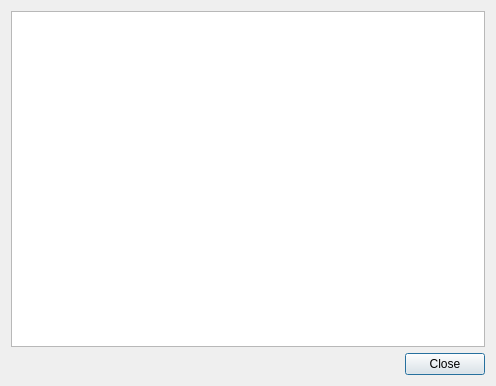
<?xml version="1.0" encoding="UTF-8"?>
<ui version="4.0">
 <class>UserManualDialog</class>
 <widget class="QDialog" name="UserManualDialog">
  <property name="geometry">
   <rect>
    <x>0</x>
    <y>0</y>
    <width>496</width>
    <height>386</height>
   </rect>
  </property>
  <property name="windowTitle">
   <string>Help</string>
  </property>
  <layout class="QGridLayout" name="gridLayout">
   <item row="0" column="0" colspan="2">
    <widget class="QTextBrowser" name="textBrowser">
     <property name="html">
      <string>&lt;!DOCTYPE HTML PUBLIC &quot;-//W3C//DTD HTML 4.0//EN&quot; &quot;http://www.w3.org/TR/REC-html40/strict.dtd&quot;&gt;
&lt;html&gt;&lt;head&gt;&lt;meta name=&quot;qrichtext&quot; content=&quot;1&quot; /&gt;&lt;style type=&quot;text/css&quot;&gt;
p, li { white-space: pre-wrap; }
&lt;/style&gt;&lt;/head&gt;&lt;body style=&quot; font-family:'.SF NS Text'; font-size:13pt; font-weight:400; font-style:normal;&quot;&gt;
&lt;p style=&quot;-qt-paragraph-type:empty; margin-top:0px; margin-bottom:0px; margin-left:0px; margin-right:0px; -qt-block-indent:0; text-indent:0px; font-family:'.Lucida Grande UI';&quot;&gt;&lt;br /&gt;&lt;/p&gt;&lt;/body&gt;&lt;/html&gt;</string>
     </property>
     <property name="textInteractionFlags">
      <set>Qt::LinksAccessibleByKeyboard|Qt::LinksAccessibleByMouse</set>
     </property>
     <property name="openLinks">
      <bool>false</bool>
     </property>
    </widget>
   </item>
   <item row="1" column="0">
    <spacer name="horizontalSpacer">
     <property name="orientation">
      <enum>Qt::Horizontal</enum>
     </property>
     <property name="sizeHint" stdset="0">
      <size>
       <width>390</width>
       <height>20</height>
      </size>
     </property>
    </spacer>
   </item>
   <item row="1" column="1">
    <widget class="QPushButton" name="pushButtonClose">
     <property name="text">
      <string>Close</string>
     </property>
    </widget>
   </item>
  </layout>
 </widget>
 <resources/>
 <connections>
  <connection>
   <sender>pushButtonClose</sender>
   <signal>clicked()</signal>
   <receiver>UserManualDialog</receiver>
   <slot>close()</slot>
   <hints>
    <hint type="sourcelabel">
     <x>451</x>
     <y>363</y>
    </hint>
    <hint type="destinationlabel">
     <x>247</x>
     <y>192</y>
    </hint>
   </hints>
  </connection>
 </connections>
</ui>
